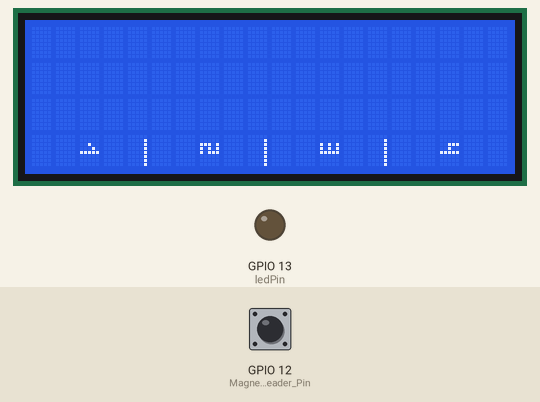
A program run on a simulated ESP32. On the bench: 20×4 character LCD, output pins drawn as LEDs (lit = HIGH). The test bench sets the inputs (shaded band); at power-on: GPIO 12 (MagneticReader_Pin) HIGH. What the program prints to the serial monitor is not drawn.

Above: at 1.3 s.
1.4 s: GPIO 12 (MagneticReader_Pin) pulled LOW for 0.15 s
At 1.67 s:
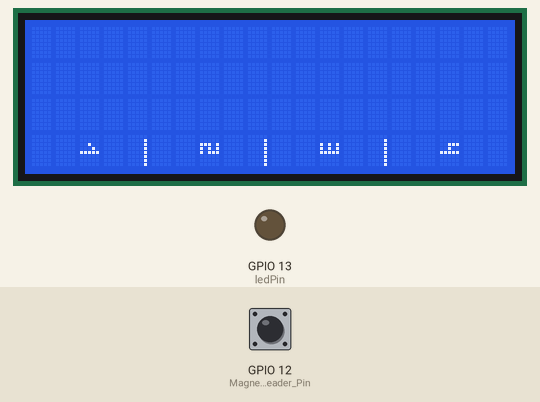
4.5 s: GPIO 12 (MagneticReader_Pin) pulled LOW for 1 s
At 6.0 s:
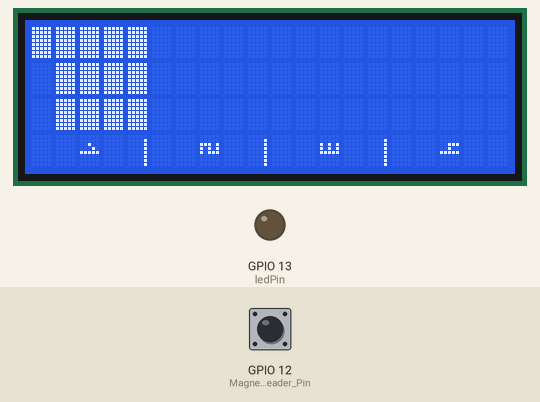
8.5 s: GPIO 12 (MagneticReader_Pin) pulled LOW for 0.15 s
At 9.8 s:
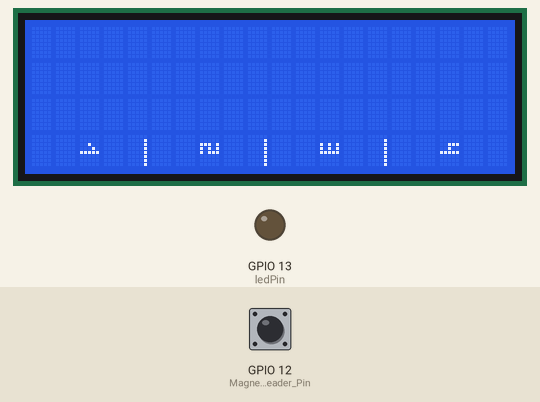
11.6 s: GPIO 12 (MagneticReader_Pin) pulled LOW for 3.2 s
At 12.2 s:
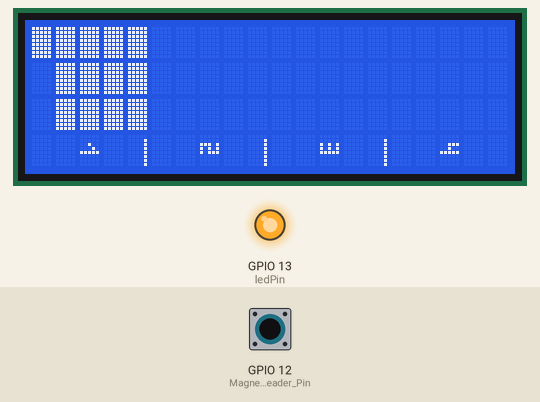
16.8 s: GPIO 12 (MagneticReader_Pin) pulsed LOW 5 times (0.12 s each, 0.3 s apart)
At 18.9 s:
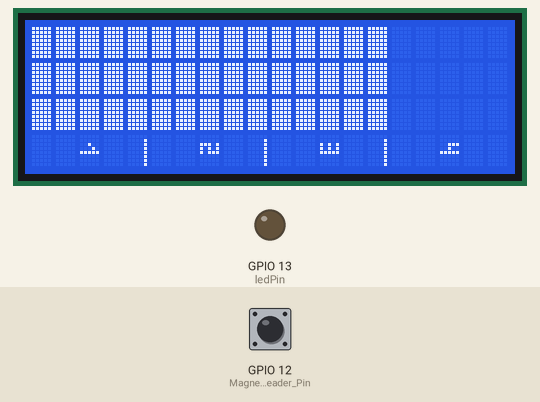
19.8 s: GPIO 12 (MagneticReader_Pin) pulsed LOW 5 times (0.12 s each, 0.3 s apart)
At 22.3 s:
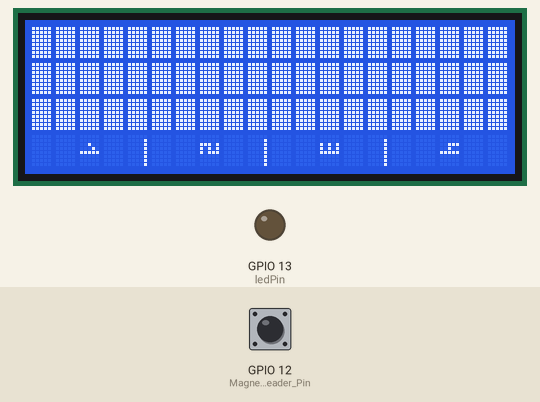
Timing chart, 0 to 23.8 s (numbered marks = the images above; inputs shaded):
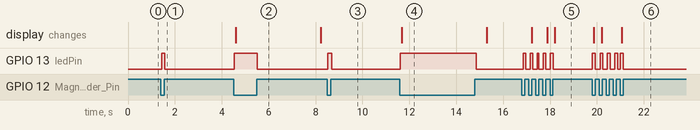

Measured:
- after the input at 1.4 s, GPIO 13 (ledPin): LOW → HIGH at once, → LOW 0.12 s later
- after the input at 4.5 s, GPIO 13 (ledPin): LOW → HIGH at once, → LOW 0.97 s later; the display: changes after 0.10 s (image 2)
- after the input at 8.5 s, GPIO 13 (ledPin): LOW → HIGH at once, → LOW 0.18 s later
- after the input at 11.6 s, GPIO 13 (ledPin): LOW → HIGH at once, → LOW 3.2 s later; the display: changes after 0.08 s (image 4)
- after the input at 16.8 s, GPIO 13 (ledPin): LOW → HIGH after 0.05 s, then moves between LOW and HIGH, repeating every 0.55 s; the display: changes after 0.41 s (image 5)
- after the input at 19.8 s, GPIO 13 (ledPin): goes 3 × (HIGH 0.13 s, LOW 0.19 s), HIGH 0.12 s, LOW 0.12 s, HIGH 0.12 s, then LOW, starting at once; the display: first changes after 0.07 s (image 6 shows a later state)

The program:

main.cpp
```cpp
//#include <Wire.h> //include Wire.h library
#include <Adafruit_PN532.h>
#include <LiquidCrystal_I2C.h>

#define reed 12

/*
void setup()
{
  Wire.begin(); // Wire communication begin
  Serial.begin(115200); // The baudrate of Serial monitor is set in 9600
  while (!Serial); // Waiting for Serial Monitor
  Serial.println("\nI2C address Scanner CircuitSchools.com");
}

void loop()
{
  byte error, address; //variable for error and I2C address
  int devicecount;

  Serial.println("Scanning...");

  devicecount = 0;
  for (address = 1; address < 127; address++ )
  {
    // The i2c_scanner uses the return value of
    // the Write.endTransmisstion to see if
    // a device did acknowledge to the address.
    Wire.beginTransmission(address);
    error = Wire.endTransmission();

    if (error == 0)
    {
      Serial.print("I2C device found at address 0x");
      if (address < 16)
        Serial.print("0");
      Serial.print(address, HEX);
      Serial.println("  !");
      devicecount++;
    }
    else if (error == 4)
    {
      Serial.print("Unknown error at address 0x");
      if (address < 16)
        Serial.print("0");
      Serial.println(address, HEX);
    }
  }
  if (devicecount == 0)
    Serial.println("No I2C devices found\n");
  else
    Serial.println("done\n");

  delay(5000); // wait 5 seconds for the next I2C scan
}

*/

// #include < Wire .h> we are removing this because it is already added in liquid crystal library

// Create the lcd object address 0x3F and 16 columns x 2 rows
LiquidCrystal_I2C lcd (0x27, 20,4);  //
byte block[] = {
  B11111,
  B11111,
  B11111,
  B11111,
  B11111,
  B11111,
  B11111,
  B11111
};

byte line[] = {
  B00000,
  B00001,
  B00001,
  B00001,
  B00001,
  B00001,
  B00001,
  B00001
};

byte one[] = {
  B00000,
  B00000,
  B00100,
  B00010,
  B11111,
  B00000,
  B00000,
  B00000
};

byte two[] = {
  B00000,
  B00000,
  B11101,
  B10101,
  B10111,
  B00000,
  B00000,
  B00000
};

byte three[] = {
  B00000,
  B00000,
  B10101,
  B10101,
  B11111,
  B00000,
  B00000,
  B00000
};

byte four[] = {
  B00000,
  B00000,
  B00111,
  B00100,
  B11111,
  B00000,
  B00000,
  B00000
};

byte emptyBlock[] = {
  B00000,
  B00000,
  B00000,
  B00000,
  B00000,
  B00000,
  B00000,
  B00000
};

// general place holder (for use in functions)
unsigned long millisValue = 0;
// speed value
float Speed = 0 ;
// wheel size in CM
const int Wheel_circumference_in_Cm = 100 ;  // (2PiR).
// Magnatic reader params
const int MagneticReader_Pin = 12;
boolean MagneticReader_Last_state;
boolean MagneticReader_Current_state;
unsigned long MagneticReader_Last_state_Change = 0;

int MagneticReader_Last_state_isonMove_Millis_Gap = Wheel_circumference_in_Cm * 36 ; // the min for 1km/hour speed
// isonMove
boolean isonMove = false;
// total distance and time
unsigned long total_time_onMove = 0;
unsigned long total_cm_onMove = 0;
// for now leave this as indicator
const int ledPin =  13;      // the number of the LED pin
int tempcounter = 0;


//https://maxpromer.github.io/LCD-Character-Creator/

void  setup () {
  lcd.init();
  lcd.backlight();
  Serial.begin(115200);                // Start serial monitor after a few seconds. Mainly for testing code to get it to work.
  lcd.begin(20,4);

  lcd.createChar(0, block);
  lcd.createChar(1, line);
  lcd.createChar(2, one);
  lcd.createChar(3, two);
  lcd.createChar(4, three);
  lcd.createChar(5, four);
  lcd.createChar(6, emptyBlock);


  //---- design ----//
  lcd.setCursor(4,3); lcd.write(1);
  lcd.setCursor(9,3); lcd.write(1);
  lcd.setCursor(14,3); lcd.write(1);

  lcd.setCursor(2,3); lcd.write(2);
  lcd.setCursor(7,3); lcd.write(3);
  lcd.setCursor(12,3); lcd.write(4);
  lcd.setCursor(17,3); lcd.write(5);

  //---- create custom characters ----//
  //lcd.setCursor(0, 0); lcd.write(0);
  //lcd.setCursor(0,1); lcd.write(0);
  //lcd.setCursor(0, 2); lcd.write(0);

  //--- reedswitch ---//

  pinMode(ledPin, OUTPUT);
  pinMode(MagneticReader_Pin, INPUT_PULLUP);

  MagneticReader_Last_state = digitalRead(MagneticReader_Pin);
}

void display(int r) {
  lcd.setCursor(15, 2);
  if (int(r) < 10) {
    lcd.print(" ");  // if less then 10 add " " space - to remove prev carcters
  }
  lcd.print(int(2*r));
    if( (2*r)==0) {
      lcd.setCursor(0,0); lcd.write(6);lcd.write(6);lcd.write(6);lcd.write(6);lcd.write(6);lcd.write(6);lcd.write(6);lcd.write(6);lcd.write(6);lcd.write(6);lcd.write(6);lcd.write(6);lcd.write(6);lcd.write(6);lcd.write(6);lcd.write(6);lcd.write(6);lcd.write(6);lcd.write(6);lcd.write(6);
      lcd.setCursor(0,1); lcd.write(6);lcd.write(6);lcd.write(6);lcd.write(6);lcd.write(6);lcd.write(6);lcd.write(6);lcd.write(6);lcd.write(6);lcd.write(6);lcd.write(6);lcd.write(6);lcd.write(6);lcd.write(6);lcd.write(6);lcd.write(6);lcd.write(6);lcd.write(6);lcd.write(6);lcd.write(6);
      lcd.setCursor(0,2); lcd.write(6);lcd.write(6);lcd.write(6);lcd.write(6);lcd.write(6);lcd.write(6);lcd.write(6);lcd.write(6);lcd.write(6);lcd.write(6);lcd.write(6);lcd.write(6);lcd.write(6);lcd.write(6);lcd.write(6);lcd.write(6);lcd.write(6);lcd.write(6);lcd.write(6);lcd.write(6);
        }
    else if( (2*r) <=10) {
      lcd.setCursor(0,0); lcd.write(0); lcd.write(0); lcd.write(0); lcd.write(0); lcd.write(0);
      lcd.setCursor(0,1); lcd.write(0); lcd.write(0); lcd.write(0); lcd.write(0); lcd.write(0);
      lcd.setCursor(0,2); lcd.write(0); lcd.write(0); lcd.write(0); lcd.write(0); lcd.write(0);
      lcd.setCursor(5,0); lcd.write(6); lcd.write(6); lcd.write(6); lcd.write(6); lcd.write(6); lcd.write(6);lcd.write(6); lcd.write(6); lcd.write(6); lcd.write(6); lcd.write(6); lcd.write(6); lcd.write(6); lcd.write(6); lcd.write(6); lcd.write(6);
      lcd.setCursor(5,1); lcd.write(6); lcd.write(6); lcd.write(6); lcd.write(6); lcd.write(6); lcd.write(6);lcd.write(6); lcd.write(6); lcd.write(6); lcd.write(6); lcd.write(6); lcd.write(6); lcd.write(6); lcd.write(6); lcd.write(6); lcd.write(6);
      lcd.setCursor(5,2); lcd.write(6); lcd.write(6); lcd.write(6); lcd.write(6); lcd.write(6); lcd.write(6);lcd.write(6); lcd.write(6); lcd.write(6); lcd.write(6); lcd.write(6); lcd.write(6); lcd.write(6); lcd.write(6); lcd.write(6); lcd.write(6);


    }
    else if((10 < (2*r)) && ((2*r) <=20)){
      lcd.setCursor(0,0); lcd.write(0); lcd.write(0); lcd.write(0); lcd.write(0); lcd.write(0);lcd.write(0); lcd.write(0); lcd.write(0); lcd.write(0); lcd.write(0);
      lcd.setCursor(0,1); lcd.write(0); lcd.write(0); lcd.write(0); lcd.write(0); lcd.write(0);lcd.write(0); lcd.write(0); lcd.write(0); lcd.write(0); lcd.write(0);
      lcd.setCursor(0,2); lcd.write(0); lcd.write(0); lcd.write(0); lcd.write(0); lcd.write(0);lcd.write(0); lcd.write(0); lcd.write(0); lcd.write(0); lcd.write(0);
      lcd.setCursor(10,0); lcd.write(6); lcd.write(6); lcd.write(6); lcd.write(6); lcd.write(6); lcd.write(6);lcd.write(6); lcd.write(6); lcd.write(6); lcd.write(6);
      lcd.setCursor(10,1); lcd.write(6); lcd.write(6); lcd.write(6); lcd.write(6); lcd.write(6); lcd.write(6);lcd.write(6); lcd.write(6); lcd.write(6); lcd.write(6);
      lcd.setCursor(10,2); lcd.write(6); lcd.write(6); lcd.write(6); lcd.write(6); lcd.write(6); lcd.write(6);lcd.write(6); lcd.write(6); lcd.write(6); lcd.write(6);

 }
    else if((20 < (2*r)) && ((2*r) <=30)){
      lcd.setCursor(0,0); lcd.write(0); lcd.write(0); lcd.write(0); lcd.write(0); lcd.write(0);lcd.write(0); lcd.write(0); lcd.write(0); lcd.write(0); lcd.write(0);lcd.write(0);lcd.write(0); lcd.write(0); lcd.write(0); lcd.write(0);
      lcd.setCursor(0,1); lcd.write(0); lcd.write(0); lcd.write(0); lcd.write(0); lcd.write(0);lcd.write(0); lcd.write(0); lcd.write(0); lcd.write(0); lcd.write(0);lcd.write(0);lcd.write(0); lcd.write(0); lcd.write(0); lcd.write(0);
      lcd.setCursor(0,2); lcd.write(0); lcd.write(0); lcd.write(0); lcd.write(0); lcd.write(0);lcd.write(0); lcd.write(0); lcd.write(0); lcd.write(0); lcd.write(0);lcd.write(0);lcd.write(0); lcd.write(0); lcd.write(0); lcd.write(0);
      lcd.setCursor(15,0); lcd.write(6); lcd.write(6); lcd.write(6); lcd.write(6); lcd.write(6);
      lcd.setCursor(15,1); lcd.write(6); lcd.write(6); lcd.write(6); lcd.write(6); lcd.write(6);
      lcd.setCursor(15,2); lcd.write(6); lcd.write(6); lcd.write(6); lcd.write(6); lcd.write(6);

}

    else if((2*r)> 30) {
      lcd.setCursor(0,0); lcd.write(0); lcd.write(0); lcd.write(0); lcd.write(0); lcd.write(0);lcd.write(0); lcd.write(0); lcd.write(0); lcd.write(0); lcd.write(0);lcd.write(0);lcd.write(0); lcd.write(0); lcd.write(0); lcd.write(0); lcd.write(0); lcd.write(0); lcd.write(0); lcd.write(0); lcd.write(0);
      lcd.setCursor(0,1); lcd.write(0); lcd.write(0); lcd.write(0); lcd.write(0); lcd.write(0);lcd.write(0); lcd.write(0); lcd.write(0); lcd.write(0); lcd.write(0);lcd.write(0);lcd.write(0); lcd.write(0); lcd.write(0); lcd.write(0); lcd.write(0); lcd.write(0); lcd.write(0); lcd.write(0); lcd.write(0);
      lcd.setCursor(0,2); lcd.write(0); lcd.write(0); lcd.write(0); lcd.write(0); lcd.write(0);lcd.write(0); lcd.write(0); lcd.write(0); lcd.write(0); lcd.write(0);lcd.write(0);lcd.write(0); lcd.write(0); lcd.write(0); lcd.write(0); lcd.write(0); lcd.write(0); lcd.write(0); lcd.write(0); lcd.write(0);

}

}

void displayReset(){

}

void  loop () {
     MagneticReader_Current_state = !digitalRead(MagneticReader_Pin);

    // if the last read was longer then 3 sec ... probably stop - show speed 0 (zero)
    if (MagneticReader_Last_state_Change + MagneticReader_Last_state_isonMove_Millis_Gap < millis()) {
    // set speed to ZERO For display
    Speed = 0;
    // set on the move to false
    isonMove = false;
  } // end if past time
 // set indicator // TO BE REMOVED (THIS ONLY FOR VISUAL DEBUG - BLIN KEVERY TIME THE WHEEL CROSS)
  digitalWrite(ledPin, MagneticReader_Current_state);

  // if state changed
  if (MagneticReader_Current_state != MagneticReader_Last_state)  {
    // set the global var to use in all the functions to keep it on the same millis
    millisValue = millis();

    // only when we turn HIGH we do the calc of speed and setting of the last chnage miliis
    if (MagneticReader_Current_state)    {
      // now only if we already on the move
      if (isonMove) {

        // set the counter - will display for debugin TO BE REMOVED
        tempcounter += 1;
        Serial.println(tempcounter);

        // calc speed
        Speed =  float(Wheel_circumference_in_Cm) / float((millisValue - MagneticReader_Last_state_Change) / 36) ;

        // Calculate totals :
        total_time_onMove += millisValue - MagneticReader_Last_state_Change;
        total_cm_onMove += Wheel_circumference_in_Cm;

        // if not is on move -
      } else {
        // flip satet
        isonMove = true;
      } // end  (isonMove)

      // set the time
      MagneticReader_Last_state_Change = millisValue;
    } // end if (MagneticReader_Current_state)

    // set the current to last - so this loop will not happen again untill it chnages again.
    MagneticReader_Last_state = MagneticReader_Current_state;
  } // end if state changed

  // print speed - if speed less then 10 print it align to right
  /*lcd.setCursor(15, 1);
  if (int(Speed) < 10) {
    lcd.print(" ");  // if less then 10 add " " space - to remove prev carcters
  }
  lcd.print(int(Speed));*/
  display(int(Speed));
 // delay(2000);


  /*// print total distance
  lcd.setCursor(11, 0);
  if (int(total_cm_onMove / 100000) < 10) {
    lcd.print(" ");  // if less then 10 add " " space  so when its over 10 it will not move in "space"
  }
  lcd.print(float(float(total_cm_onMove) / 100000.00), 2);

  //calc and print time in MM:SS
  int minutes_for_diplay = int(total_time_onMove / 60000);
  int sec_for_display = int((total_time_onMove - minutes_for_diplay * 60000) / 1000);

  // print total time
  lcd.setCursor(7, 1);
  if (minutes_for_diplay < 10) {
    lcd.print("0"); // if min less then 10 add 0 (zero)
  }
  lcd.print(minutes_for_diplay);
  lcd.print(":");
  if (sec_for_display < 10) {
    lcd.print("0"); // if sec less then 10 add 0 (zero)
  }
  lcd.print(sec_for_display);
 */

} // end loop

  
```
